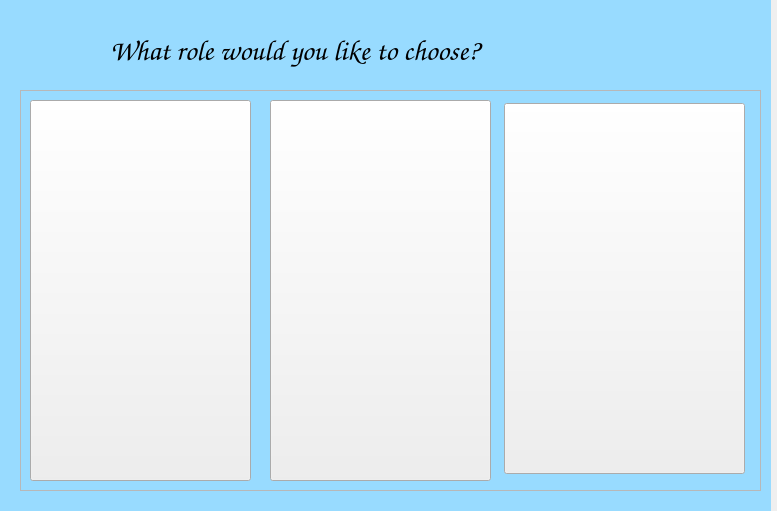
<?xml version="1.0" encoding="UTF-8"?>
<ui version="4.0">
 <class>MainWindow</class>
 <widget class="QMainWindow" name="MainWindow">
  <property name="geometry">
   <rect>
    <x>0</x>
    <y>0</y>
    <width>777</width>
    <height>511</height>
   </rect>
  </property>
  <property name="windowTitle">
   <string>MainWindow</string>
  </property>
  <widget class="QWidget" name="centralwidget">
   <widget class="QStackedWidget" name="firstScreen">
    <property name="geometry">
     <rect>
      <x>0</x>
      <y>0</y>
      <width>771</width>
      <height>511</height>
     </rect>
    </property>
    <widget class="QWidget" name="UserPage">
     <property name="styleSheet">
      <string notr="true">#UserPage{
 background-color: rgb(152, 219, 255)
}</string>
     </property>
     <widget class="QFrame" name="frame">
      <property name="geometry">
       <rect>
        <x>20</x>
        <y>90</y>
        <width>741</width>
        <height>401</height>
       </rect>
      </property>
      <property name="frameShape">
       <enum>QFrame::StyledPanel</enum>
      </property>
      <property name="frameShadow">
       <enum>QFrame::Raised</enum>
      </property>
      <widget class="QPushButton" name="signerBtn1">
       <property name="geometry">
        <rect>
         <x>10</x>
         <y>10</y>
         <width>221</width>
         <height>381</height>
        </rect>
       </property>
       <property name="text">
        <string/>
       </property>
       <property name="icon">
        <iconset>
         <normaloff>D:/demo2/images/sign1.jpg</normaloff>D:/demo2/images/sign1.jpg</iconset>
       </property>
       <property name="iconSize">
        <size>
         <width>241</width>
         <height>401</height>
        </size>
       </property>
      </widget>
      <widget class="QPushButton" name="speakerBtn1">
       <property name="geometry">
        <rect>
         <x>250</x>
         <y>10</y>
         <width>221</width>
         <height>381</height>
        </rect>
       </property>
       <property name="text">
        <string/>
       </property>
       <property name="icon">
        <iconset>
         <normaloff>D:/demo2/images/speak.jpg</normaloff>D:/demo2/images/speak.jpg</iconset>
       </property>
       <property name="iconSize">
        <size>
         <width>251</width>
         <height>441</height>
        </size>
       </property>
      </widget>
      <widget class="QPushButton" name="learnerBtn1">
       <property name="geometry">
        <rect>
         <x>484</x>
         <y>13</y>
         <width>241</width>
         <height>371</height>
        </rect>
       </property>
       <property name="text">
        <string/>
       </property>
       <property name="icon">
        <iconset>
         <normaloff>D:/demo2/images/learn.jpg</normaloff>D:/demo2/images/learn.jpg</iconset>
       </property>
       <property name="iconSize">
        <size>
         <width>241</width>
         <height>401</height>
        </size>
       </property>
      </widget>
     </widget>
     <widget class="QLabel" name="label1">
      <property name="geometry">
       <rect>
        <x>110</x>
        <y>30</y>
        <width>511</width>
        <height>41</height>
       </rect>
      </property>
      <property name="font">
       <font>
        <family>Comic Sans MS</family>
        <pointsize>22</pointsize>
        <bold>true</bold>
       </font>
      </property>
      <property name="text">
       <string>What role would you like to choose?</string>
      </property>
     </widget>
    </widget>
    <widget class="QWidget" name="SecondPage">
     <widget class="QFrame" name="frame_2">
      <property name="geometry">
       <rect>
        <x>0</x>
        <y>0</y>
        <width>131</width>
        <height>511</height>
       </rect>
      </property>
      <property name="styleSheet">
       <string notr="true">#frame_2{
 background-color: rgb(239, 176, 255)
}</string>
      </property>
      <property name="frameShape">
       <enum>QFrame::StyledPanel</enum>
      </property>
      <property name="frameShadow">
       <enum>QFrame::Raised</enum>
      </property>
      <widget class="QLabel" name="label">
       <property name="geometry">
        <rect>
         <x>10</x>
         <y>10</y>
         <width>121</width>
         <height>41</height>
        </rect>
       </property>
       <property name="font">
        <font>
         <family>Papyrus</family>
         <pointsize>24</pointsize>
        </font>
       </property>
       <property name="text">
        <string>N(S)L</string>
       </property>
      </widget>
      <widget class="QPushButton" name="signerBtn2">
       <property name="geometry">
        <rect>
         <x>10</x>
         <y>60</y>
         <width>75</width>
         <height>24</height>
        </rect>
       </property>
       <property name="text">
        <string>Signer</string>
       </property>
      </widget>
      <widget class="QPushButton" name="speakerBtn2">
       <property name="geometry">
        <rect>
         <x>10</x>
         <y>100</y>
         <width>75</width>
         <height>24</height>
        </rect>
       </property>
       <property name="text">
        <string>Speaker</string>
       </property>
      </widget>
      <widget class="QPushButton" name="learnerBtn2">
       <property name="geometry">
        <rect>
         <x>10</x>
         <y>140</y>
         <width>75</width>
         <height>24</height>
        </rect>
       </property>
       <property name="text">
        <string>Learner</string>
       </property>
      </widget>
      <widget class="QPushButton" name="feedback2">
       <property name="geometry">
        <rect>
         <x>10</x>
         <y>180</y>
         <width>75</width>
         <height>24</height>
        </rect>
       </property>
       <property name="text">
        <string>Feedback</string>
       </property>
      </widget>
     </widget>
     <widget class="QStackedWidget" name="secondScreen">
      <property name="geometry">
       <rect>
        <x>130</x>
        <y>0</y>
        <width>651</width>
        <height>511</height>
       </rect>
      </property>
      <property name="styleSheet">
       <string notr="true">#secondScreen{
	background-color: rgb(153, 255, 130);
}</string>
      </property>
      <widget class="QWidget" name="signerPage">
       <widget class="QLabel" name="cameraLabel">
        <property name="geometry">
         <rect>
          <x>10</x>
          <y>10</y>
          <width>621</width>
          <height>361</height>
         </rect>
        </property>
        <property name="text">
         <string>cam</string>
        </property>
       </widget>
       <widget class="QPushButton" name="startBtn1">
        <property name="geometry">
         <rect>
          <x>280</x>
          <y>380</y>
          <width>75</width>
          <height>24</height>
         </rect>
        </property>
        <property name="text">
         <string>Start/Stop</string>
        </property>
       </widget>
       <widget class="QFrame" name="frame_3">
        <property name="geometry">
         <rect>
          <x>10</x>
          <y>420</y>
          <width>621</width>
          <height>80</height>
         </rect>
        </property>
        <property name="frameShape">
         <enum>QFrame::StyledPanel</enum>
        </property>
        <property name="frameShadow">
         <enum>QFrame::Raised</enum>
        </property>
        <widget class="QPushButton" name="soundButton2">
         <property name="geometry">
          <rect>
           <x>10</x>
           <y>20</y>
           <width>61</width>
           <height>61</height>
          </rect>
         </property>
         <property name="text">
          <string/>
         </property>
         <property name="icon">
          <iconset>
           <normaloff>../Users/Nimsang/.designer/Users/Nimsang/Downloads/speaker.jpg</normaloff>../Users/Nimsang/.designer/Users/Nimsang/Downloads/speaker.jpg</iconset>
         </property>
         <property name="iconSize">
          <size>
           <width>65</width>
           <height>61</height>
          </size>
         </property>
        </widget>
        <widget class="QLabel" name="outputLabel">
         <property name="geometry">
          <rect>
           <x>110</x>
           <y>15</y>
           <width>501</width>
           <height>51</height>
          </rect>
         </property>
         <property name="text">
          <string>Output</string>
         </property>
         <property name="wordWrap">
          <bool>true</bool>
         </property>
        </widget>
       </widget>
      </widget>
      <widget class="QWidget" name="learnerPage">
       <widget class="QStackedWidget" name="learnerScreen">
        <property name="geometry">
         <rect>
          <x>20</x>
          <y>30</y>
          <width>601</width>
          <height>451</height>
         </rect>
        </property>
        <widget class="QWidget" name="screen0">
         <widget class="QPushButton" name="Alphabets">
          <property name="geometry">
           <rect>
            <x>20</x>
            <y>20</y>
            <width>251</width>
            <height>241</height>
           </rect>
          </property>
          <property name="text">
           <string>PushButton</string>
          </property>
         </widget>
         <widget class="QPushButton" name="Test">
          <property name="geometry">
           <rect>
            <x>290</x>
            <y>20</y>
            <width>251</width>
            <height>241</height>
           </rect>
          </property>
          <property name="text">
           <string>PushButton</string>
          </property>
         </widget>
        </widget>
        <widget class="QWidget" name="alphabetScreen">
         <widget class="QLabel" name="label_2">
          <property name="geometry">
           <rect>
            <x>190</x>
            <y>-11</y>
            <width>271</width>
            <height>51</height>
           </rect>
          </property>
          <property name="font">
           <font>
            <family>Comic Sans MS</family>
            <pointsize>28</pointsize>
            <bold>true</bold>
           </font>
          </property>
          <property name="text">
           <string>NSL Alphabets</string>
          </property>
         </widget>
         <widget class="QFrame" name="frame_4">
          <property name="geometry">
           <rect>
            <x>80</x>
            <y>60</y>
            <width>481</width>
            <height>381</height>
           </rect>
          </property>
          <property name="frameShape">
           <enum>QFrame::StyledPanel</enum>
          </property>
          <property name="frameShadow">
           <enum>QFrame::Raised</enum>
          </property>
          <widget class="QLabel" name="alphabet">
           <property name="geometry">
            <rect>
             <x>60</x>
             <y>10</y>
             <width>361</width>
             <height>311</height>
            </rect>
           </property>
           <property name="text">
            <string>TextLabel</string>
           </property>
          </widget>
          <widget class="QLabel" name="letter">
           <property name="geometry">
            <rect>
             <x>250</x>
             <y>335</y>
             <width>31</width>
             <height>21</height>
            </rect>
           </property>
           <property name="text">
            <string>Ka</string>
           </property>
          </widget>
          <widget class="QPushButton" name="previous">
           <property name="geometry">
            <rect>
             <x>0</x>
             <y>170</y>
             <width>51</width>
             <height>51</height>
            </rect>
           </property>
           <property name="text">
            <string>&lt;</string>
           </property>
          </widget>
          <widget class="QPushButton" name="next">
           <property name="geometry">
            <rect>
             <x>430</x>
             <y>170</y>
             <width>51</width>
             <height>51</height>
            </rect>
           </property>
           <property name="text">
            <string>&gt;</string>
           </property>
          </widget>
         </widget>
        </widget>
        <widget class="QWidget" name="testScreen"/>
       </widget>
      </widget>
      <widget class="QWidget" name="speakerPage">
       <widget class="QLabel" name="imageOutput">
        <property name="geometry">
         <rect>
          <x>10</x>
          <y>10</y>
          <width>621</width>
          <height>371</height>
         </rect>
        </property>
        <property name="text">
         <string>TextLabel</string>
        </property>
       </widget>
       <widget class="QPushButton" name="startBtn2">
        <property name="geometry">
         <rect>
          <x>260</x>
          <y>400</y>
          <width>141</width>
          <height>51</height>
         </rect>
        </property>
        <property name="text">
         <string>Start/Stop</string>
        </property>
       </widget>
      </widget>
      <widget class="QWidget" name="feedbackPage"/>
     </widget>
    </widget>
   </widget>
  </widget>
 </widget>
 <resources/>
 <connections/>
</ui>
